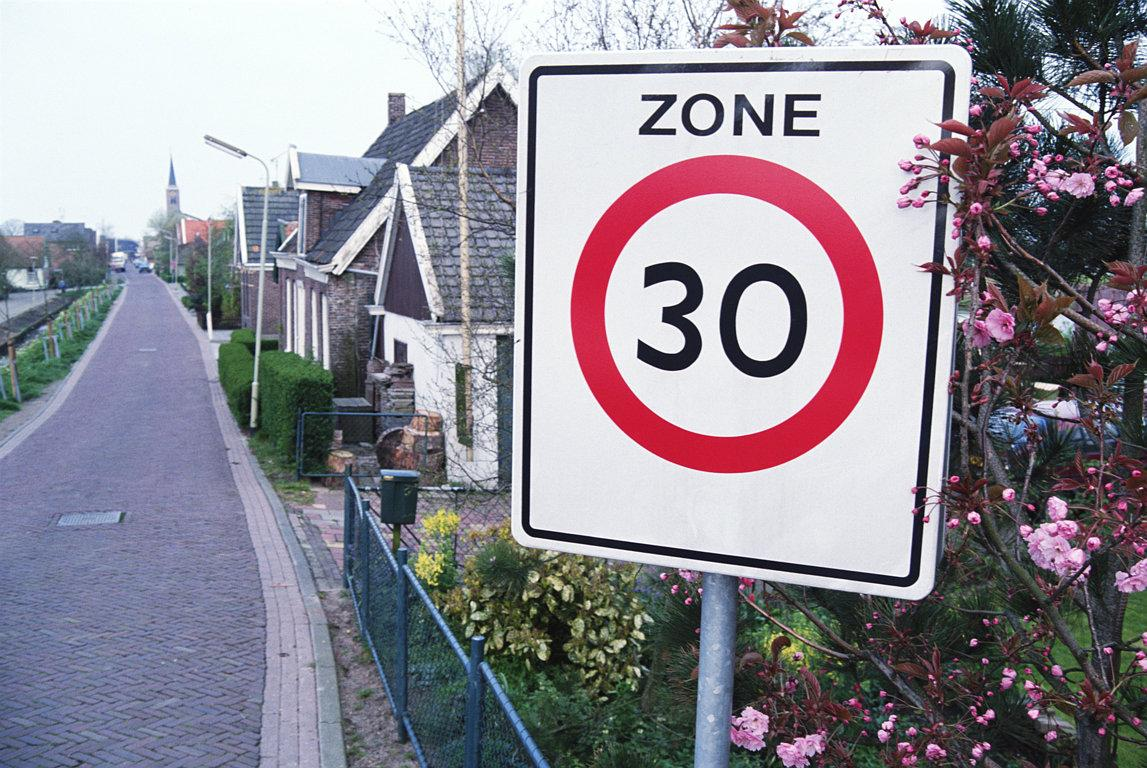
#> input picture inputs/7--129.jpg, 1147 x 768 px
$ jupyter execute --allow-errors PencilDrawingBySketchAndTone.ipynb   (older library calls are emulated)
#> lines starting #> are read from the running program, lines starting #| are printed output that depends on the picture
# Combining Sketch & Tone for Pencil Drawing Production
## Python Implementation
### Based on the paper "Combining Sketch and Tone for Pencil Drawing Production" by Cewu Lu, Li Xu, Jiaya Jia
#### International Symposium on Non-Photorealistic Animation and Rendering (NPAR 2012), June 2012
Project site can be found here:
http://www.cse.cuhk.edu.hk/leojia/projects/pencilsketch/pencil_drawing.htm

Paper PDF - http://www.cse.cuhk.edu.hk/leojia/projects/pencilsketch/npar12_pencil.pdf

Draws inspiration from the Matlab implementation by "candtcat1992" - https://github.com/candycat1992/PencilDrawing

In this notebook, we will explain and implement the algorithm described in the paper. This is what we are trying to achieve:

We can divide the workflow into 2 main steps:
1. Pencil stroke generation (captures the general strucure of the scene)
2. Pencil tone drawing (captures shapes shadows and shading)

Combining the results from these steps should yield the desired result. The workflow can be depicted as follows:

* Both figures were taken from the original paper

### Line Drawing with Strokes
The initial step is to smooth the image using a smoothing filter, Median and Gaussian should do the trick.

In this method, we approximate sketchy lines by determining the direction, length and width in  a pixel classification. The classification is done by computing the gradients on the grayscale version of the input image (or the Y - brightness channel in YUV space) to yield the magnitude (we can use 2 methods: Sobel and the regular way): $$ G = \sqrt{(\partial_xI)^2 + (\partial_yI)^2} $$
Then, we choose a number of directions, 8 in our case, which serve as reference directions, from them we create 8 line segements the act as convolurional kernels. The kernel's size is usually set to be 1/30 of the input image's height/width. We denote thos line segements by $ L_i, i \in [1..8] $

Using these kernels, we create response map for each direction using the convolution operation: $$ G_i = L_i \otimes G $$
We now can perform the classification - selecting the maximum value among the responses in all directions:
$$ C_i(p) =
  \begin{cases}
    G(p)       & \quad \text{if } argmax_i(G_i(p))=i \\
    0  & \quad \text{else}
  \end{cases}
$$
p indexes pixels (we work pixel-by-pixel), $C_i$ is the magnitude map for direction $i$. It suffices that: $$\sum_{i=1}^{8}C_i = G $$
We reach the last part of the line drawing, which is Line Shaping - given the map set {$C_i$}, we generate lines at each pixel using convolution as follows: $$ S' = \sum_{i=1}^{8} L_i \otimes C_i $$ This links edge pixels that are not even connected in the original gradient map.

The final pencil stroke map S: Invert pixel values of S' and map to [0,1].

The process looks like:

[cell 1]
# imports
import numpy as np
import cv2
from skimage import io, color, filters, transform, exposure
from scipy import signal, sparse
import matplotlib
import matplotlib.pyplot as plt

[cell 2]
# Generate Stroke Map
def gen_stroke_map(img, kernel_size, stroke_width=0, num_of_directions=8, smooth_kernel="gauss", gradient_method=0):
    height = img.shape[0] # number of rows, height of the image
    width = img.shape[1] # number of columns, width of the image
    # Let's start with smoothing
    if (smooth_kernel == "gauss"):
        smooth_im = filters.gaussian(img, sigma=np.sqrt(2))
    else:
        smooth_im = filters.median(img) # default is 3x3 kernel size
    # Let's calculate the gradients:
    if not gradient_method:
        # forward gradient: (we pad with zeros)
        imX = np.zeros_like(img)
        diffX = img[: , 1:width] - img[: , 0:width - 1]
        imX[:, 0:width - 1] = diffX
        imY = np.zeros_like(img)
        diffY = img[1:height , :] - img[0:height - 1 , :]
        imY[0:height - 1, :] = diffY
        G = np.sqrt(np.square(imX) + np.square(imY))
    else:
        # Sobel
        sobelx = cv2.Sobel(img,cv2.CV_64F,1,0,ksize=5)
        sobely = cv2.Sobel(img,cv2.CV_64F,0,1,ksize=5)
        G = np.sqrt(np.square(sobelx) + np.square(sobely))
    # Let's create the basic line segement (horizontal)
    # make sure it is an odd number, so the lines are at the middle
    basic_ker = np.zeros((kernel_size * 2 + 1, kernel_size * 2 + 1))
    basic_ker[kernel_size + 1,:] = 1 # ------- (horizontal line)
    # Let's rotate the lines in the given directions and perform the classification:
    res_map = np.zeros((height, width, num_of_directions))
    for d in range(num_of_directions):
        ker = transform.rotate(basic_ker, (d * 180) / num_of_directions)
        res_map[:,:, d] = signal.convolve2d(G, ker, mode='same')
    max_pixel_indices_map = np.argmax(res_map, axis=2)
    # What does it compute? every direction has a (height X width) matrix. For every pixel in the matrix,
    # np.argmax returns the index of the direction that holds the pixel with the maximum value
    # and thus we get the max_pixel_indices map is a (height X width) matrix with direction numbers.
    # Now we compute the Classification map:
    C = np.zeros_like(res_map)
    for d in range(num_of_directions):
        C[:,:,d] = G * (max_pixel_indices_map == d) # (max_pixel_indices_map == d) is a binary matrix
    # We should now consider the stroke width before we create S'
    if not stroke_width:
        for w in range(1, stroke_width + 1):
            if (kernel_size + 1 - w) >= 0:
                basic_ker[kernel_size + 1 - w, :] = 1
            if (kernel_size + 1 + w) < (kernel_size * 2 + 1):
                basic_ker[kernel_size + 1 + w, :] = 1
    # It's time to compute S':
    S_tag_sep = np.zeros_like(C)
    for d in range(num_of_directions):
        ker = transform.rotate(basic_ker, (d * 180) / num_of_directions)
        S_tag_sep[:,:,d] = signal.convolve2d(C[:,:,d], ker, mode='same')
    S_tag = np.sum(S_tag_sep, axis=2)
    # Remember that S shpuld be an image, thus we need to make sure the values are in [0,1]
    S_tag_normalized = (S_tag - np.min(S_tag.ravel())) / (np.max(S_tag.ravel()) - np.min(S_tag.ravel()))
    # The last step is to invert it (b->w, w->b)
    S = 1 - S_tag_normalized
    return S

[cell 3]
# Let's see an example Stroke Map:
ex_img = io.imread('./inputs/7--129.jpg')
#> ex_img is the input picture: shape (768, 1147, 3); mean R, G, B 141.7, 137.9, 147.2
ex_img_yuv = color.rgb2yuv(ex_img)
#> ex_img_yuv: shape (768, 1147, 3) float64; mean of channels 0, 1, 2 0.549, 0.0137, 0.00556
ex_img_y_ch = ex_img_yuv[:,:,0]
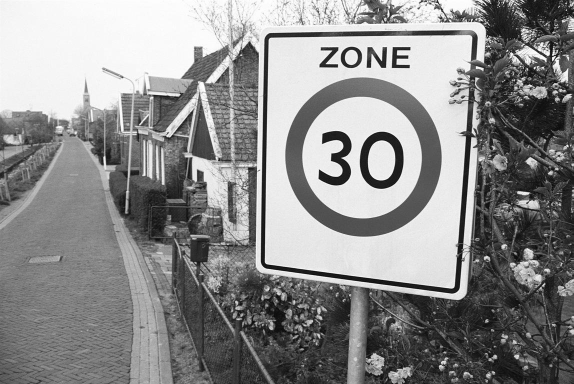
#> ex_img_y_ch: shape (768, 1147) float64 (shown at 1/2 size); min 0.000894, max 1, mean 0.549
ex_img_stroke_map = gen_stroke_map(ex_img_y_ch, kernel_size=8, stroke_width=1,
                                   num_of_directions=8, smooth_kernel="gauss", gradient_method=1)
#> in gen_stroke_map, `sobely = cv2.Sobel(img,cv2.CV_64F,0,1,ksize=5)`:
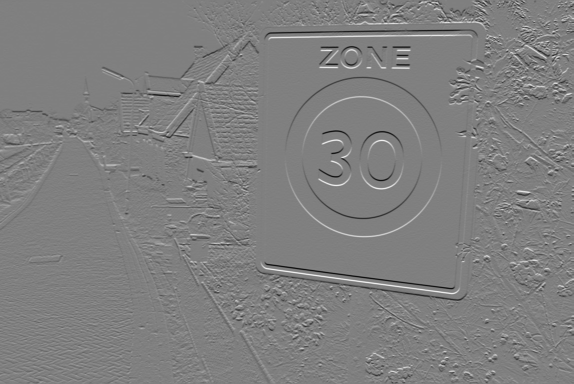
#> sobely: shape (768, 1147) float64 (shown at 1/2 size); min -44.29, max 43.95, mean -0.1; drawn with min black and max white
#> in gen_stroke_map, `max_pixel_indices_map = np.argmax(res_map, axis=2)`:
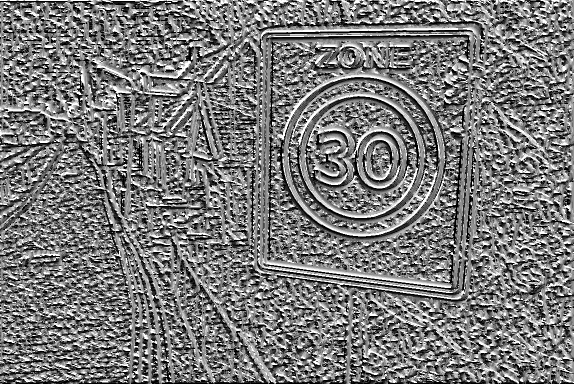
#> max_pixel_indices_map: shape (768, 1147) int64 (shown at 1/2 size); min 0, max 7, mean 3.36; drawn with min black and max white
#> in gen_stroke_map, `S_tag = np.sum(S_tag_sep, axis=2)`:
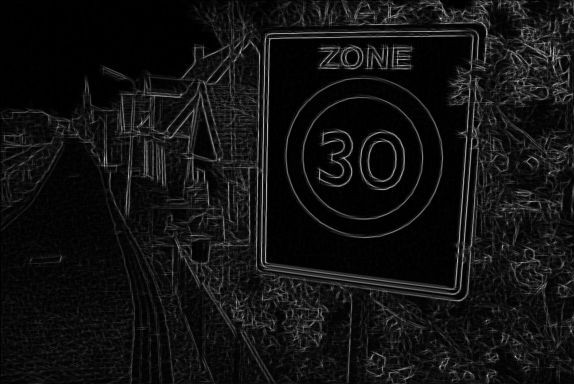
#> S_tag: shape (768, 1147) float64 (shown at 1/2 size); min 0, max 995.1, mean 70.7; drawn with min black and max white
#> in gen_stroke_map, `S = 1 - S_tag_normalized`:
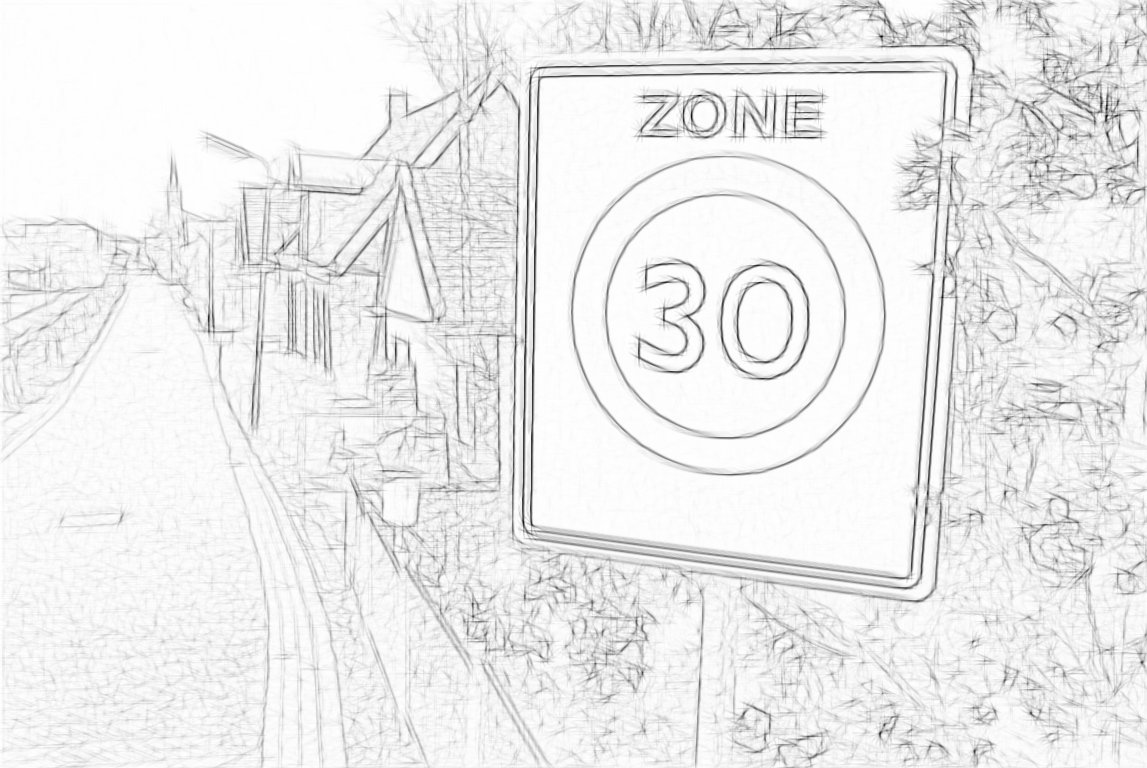
#> S: shape (768, 1147) float64; min 0, max 1, mean 0.929
plt.rcParams['figure.figsize'] = [16, 8]
plt.subplot(1,2,1)
plt.imshow(ex_img_stroke_map, cmap='gray')
plt.axis('off')
plt.title('Stroke Map')
plt.subplot(1,2,2)
plt.imshow(ex_img)
plt.axis('off')
plt.title('Original Image')
plt.show()

$ run again, with inputs/5--26.jpg copied over inputs/7--129.jpg
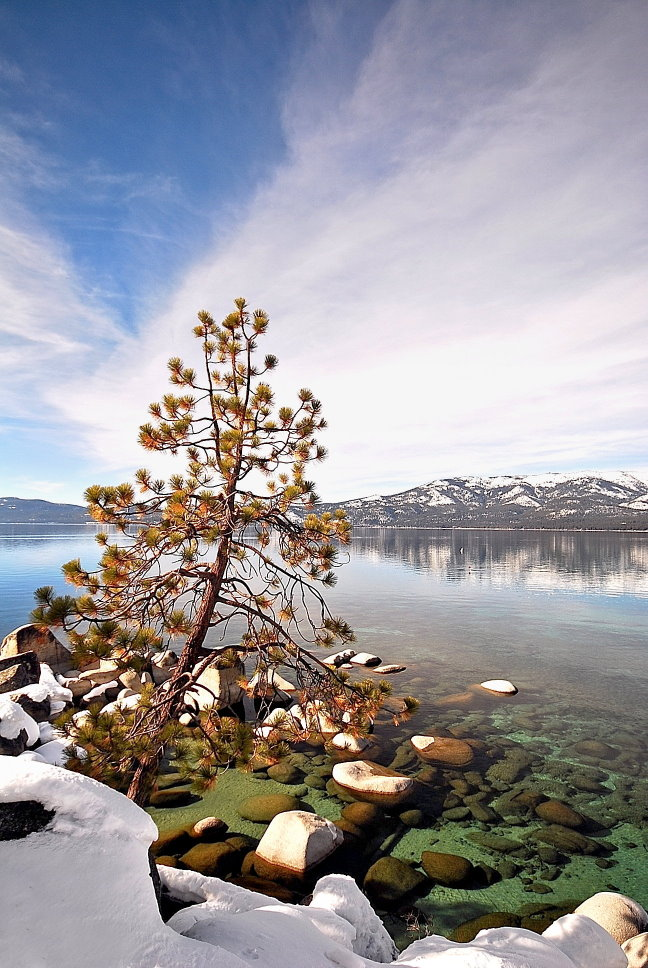
#> input picture inputs/5--26.jpg, 648 x 968 px
#> ex_img is the input picture: shape (968, 648, 3); mean R, G, B 152.1, 150.7, 157.1
#> ex_img_yuv: shape (968, 648, 3) float64; mean of channels 0, 1, 2 0.596, 0.0102, 0.000935
#> in gen_stroke_map, `S_tag = np.sum(S_tag_sep, axis=2)`:
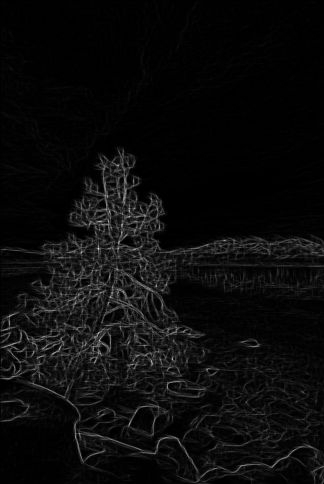
#> S_tag: shape (968, 648) float64 (shown at 1/2 size); min 0, max 1206.6, mean 56.4; drawn with min black and max white
#> in gen_stroke_map, `S = 1 - S_tag_normalized`:
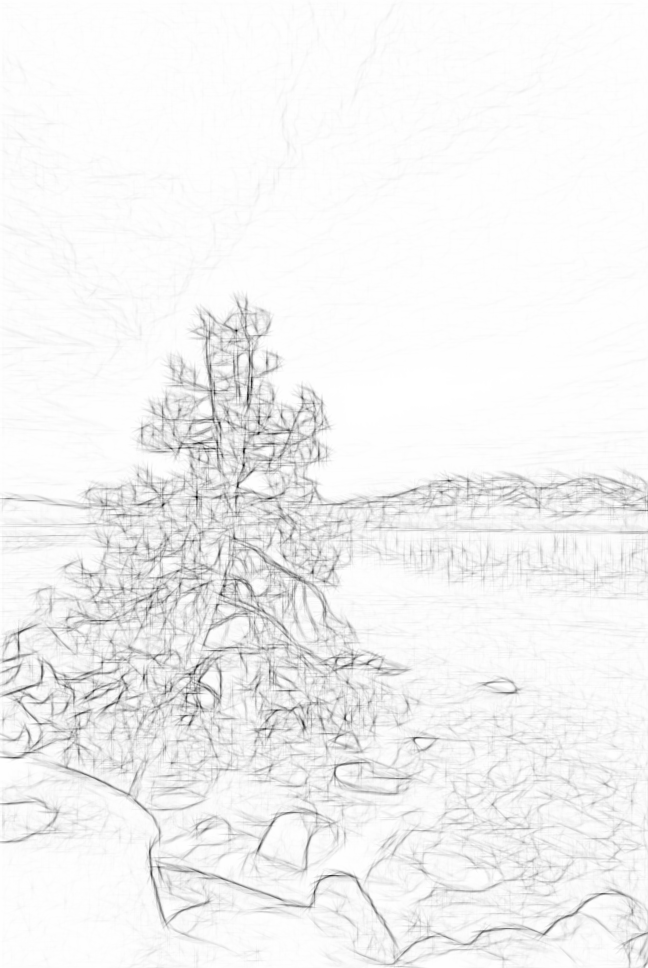
#> S: shape (968, 648) float64; min 0, max 1, mean 0.953

$ run again, with inputs/sjtu.jpg copied over inputs/7--129.jpg
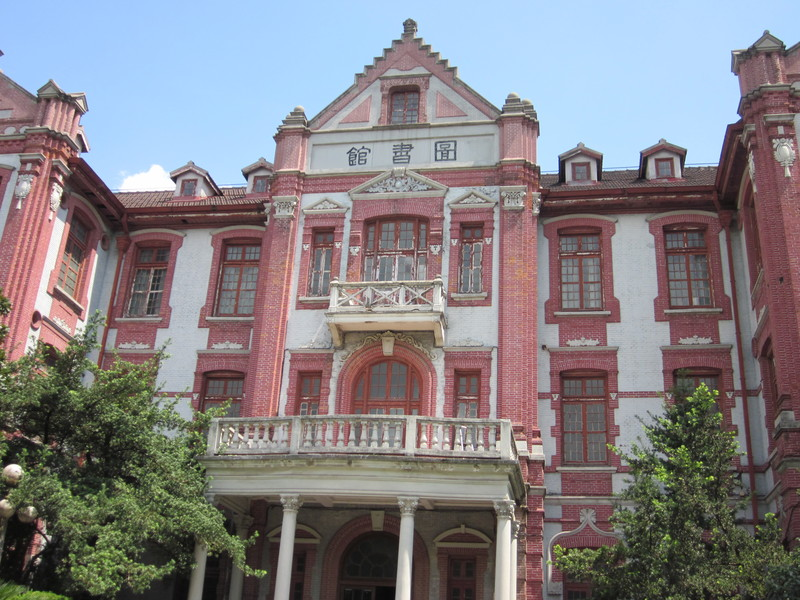
#> input picture inputs/sjtu.jpg, 800 x 600 px
#> ex_img is the input picture: shape (600, 800, 3); mean R, G, B 130.9, 127.3, 131.1
#> ex_img_yuv: shape (600, 800, 3) float64; mean of channels 0, 1, 2 0.505, 0.00439, 0.00719
#> in gen_stroke_map, `S_tag = np.sum(S_tag_sep, axis=2)`:
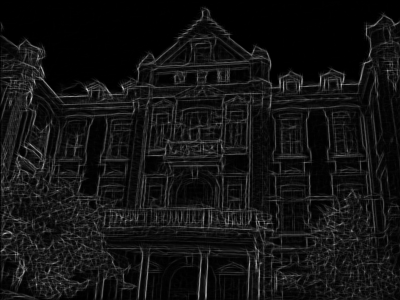
#> S_tag: shape (600, 800) float64 (shown at 1/2 size); min 0, max 776.1, mean 58.6; drawn with min black and max white
#> in gen_stroke_map, `S = 1 - S_tag_normalized`:
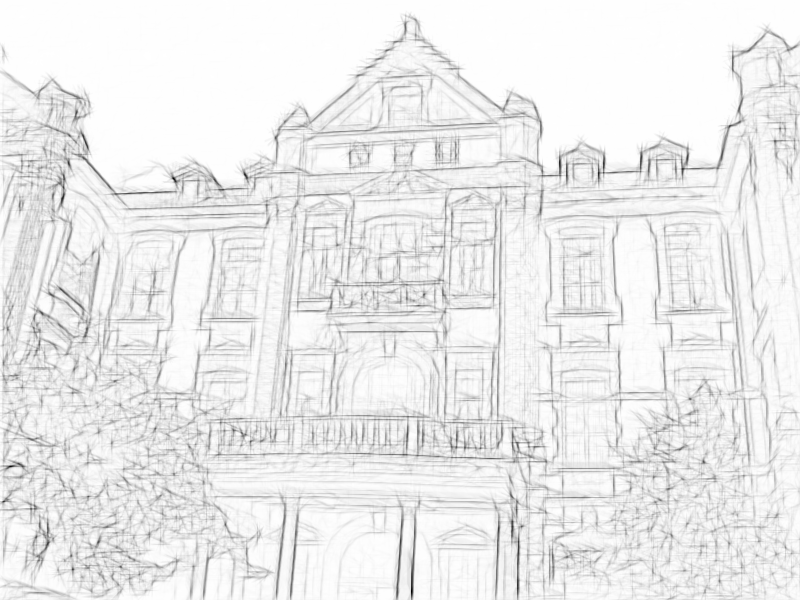
#> S: shape (600, 800) float64; min 0, max 1, mean 0.925
